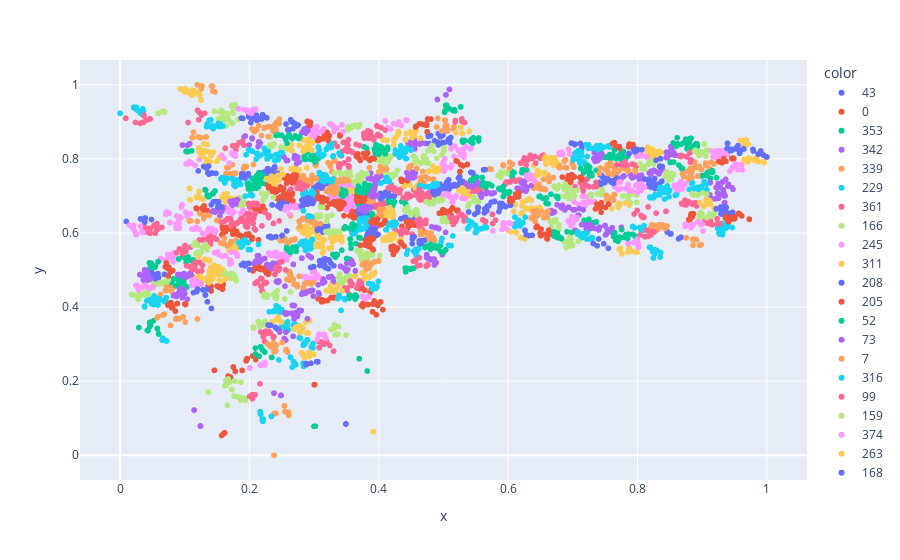

Write notebook code for a chart like this one.
### Code cell
px.scatter(x=X[:,0], y=X[:,1], color=list(map(lambda x: str(x), kmeans.labels_)))
